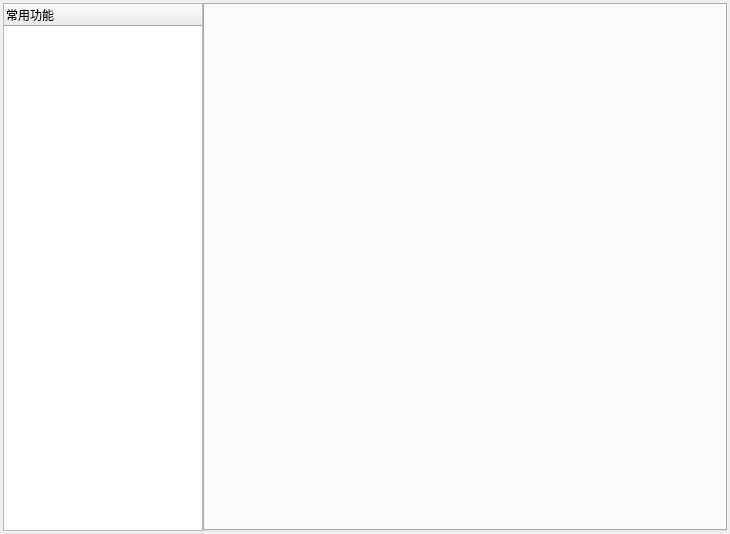
<?xml version="1.0" encoding="UTF-8"?>
<ui version="4.0">
 <class>MainWindow</class>
 <widget class="QWidget" name="MainWindow">
  <property name="geometry">
   <rect>
    <x>0</x>
    <y>0</y>
    <width>730</width>
    <height>534</height>
   </rect>
  </property>
  <property name="windowTitle">
   <string>wpsdemo</string>
  </property>
  <layout class="QHBoxLayout" name="horizontalLayout">
   <property name="spacing">
    <number>0</number>
   </property>
   <property name="leftMargin">
    <number>3</number>
   </property>
   <property name="topMargin">
    <number>3</number>
   </property>
   <property name="rightMargin">
    <number>3</number>
   </property>
   <property name="bottomMargin">
    <number>3</number>
   </property>
   <item>
    <widget class="ButtonListWnd" name="treeWidget">
     <property name="maximumSize">
      <size>
       <width>200</width>
       <height>16777215</height>
      </size>
     </property>
     <column>
      <property name="text">
       <string notr="true">常用功能</string>
      </property>
     </column>
    </widget>
   </item>
   <item>
    <widget class="QTabWidget" name="tabWidget">
     <property name="currentIndex">
      <number>-1</number>
     </property>
    </widget>
   </item>
  </layout>
 </widget>
 <customwidgets>
  <customwidget>
   <class>ButtonListWnd</class>
   <extends>QTreeWidget</extends>
   <header location="global">buttonlistwnd.h</header>
  </customwidget>
 </customwidgets>
 <resources/>
 <connections/>
</ui>
